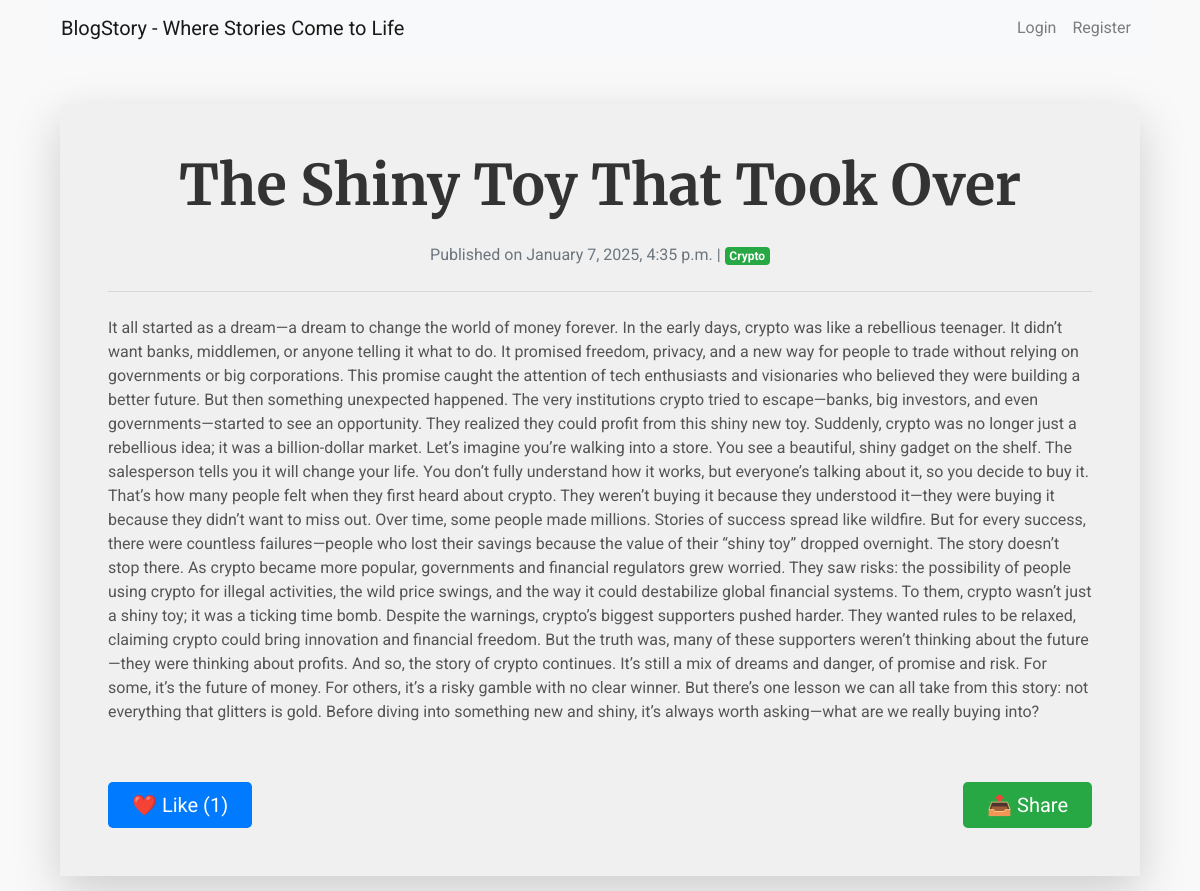
Page /blog/1/ on the committed database.
### blogs/models.py (models this page shows, shortened)
class BlogPost(models.Model):
    title = models.CharField(max_length=200)
    description = models.TextField()
    content = models.TextField()
    publish_date = models.DateTimeField(auto_now_add=True)
    category = models.ForeignKey(Category, on_delete=models.CASCADE)
    like_count = models.PositiveIntegerField(default=0)
    author = models.ForeignKey(User, on_delete=models.CASCADE)
    is_published = models.BooleanField(default=False)

class Category(models.Model):
    name = models.CharField(max_length=100)
    description = models.TextField(blank=True, null=True)
    def __str__(self):
        return self.name

### blogs/views.py (the view)
# urls.py: path('blog/<int:pk>/', views.blog_detail, name='blog_detail'),
def blog_detail(request, pk):
    blog = get_object_or_404(BlogPost, pk=pk)
    if blog.is_published or request.user.is_authenticated:
        context = {
            'blog': blog,
        }
        return render(request, 'blog_detail.html', context)
    else:
        return HttpResponseForbidden("You do not have permission to view this unpublished blog.")

### blogs/templates/blog_detail.html (shortened to what this page needs)
{% extends 'base.html' %}
{% block content %}
<div class="container mt-5">
    <div class="card shadow-lg border-0">
        <div class="card-body p-5">
            <h1 class="card-title display-4 text-center font-weight-bold mb-4">{{ blog.title }}</h1>
            <p class="text-center text-muted mb-4">
                Published on
                <span class="fw-bold">{{ blog.publish_date|date:"F j, Y, g:i a" }}</span> |
                <span class="badge bg-success text-white fs-6">{{ blog.category }}</span>
            </p>
            <hr class="my-4">
            <p class="card-text fs-5 lh-lg">{{ blog.content }}</p>
            <div class="mt-5 d-flex justify-content-between align-items-center">
                <div>
                    <form id="like-form" method="POST" action="{% url 'like_blog' blog.id %}">
                        <button type="submit" class="btn btn-primary btn-lg px-4">
                            ❤️ Like (<span id="like-count">{{ blog.like_count }}</span>)
                        </button>
                    </form>
                </div>
                <div>
                    <button id="share-button" class="btn btn-success btn-lg px-4" onclick="copyToClipboard('{{ request.build_absolute_uri }}')">
                        📤 Share
                    </button>
                </div>
            </div>
        </div>
    </div>
</div>
{% endblock %}

### static/css/style.css (style rules this page uses)
body { font-family: 'Arial', sans-serif; background-color: #f4f4f9; }
.card { margin-bottom: 15px; }
.card-title { font-size: 1.25rem; }
.card-text { font-size: 1rem; }
.btn { margin-top: 10px; }

### blogs/templates/blog_detail.html (style rules this page uses)
body { font-family: 'Roboto', sans-serif; background-color: #f9f9f9; }
.card-title { font-family: 'Merriweather', serif; color: #333; }
.card-text { color: #555; }
.btn-primary { background-color: #007bff; border: none; }
.btn-success { background-color: #28a745; border: none; }
.card-body { background-color: #f0f0f0; color: #333; }

### rows in the picture
BlogPost: title "The Shiny Toy That Took Over", publish_date "January 7, 2025, 4:35 p.m.", category "Crypto", content "It all started as a dream—a dream to change the world of money forever. In the early days, crypto was like a rebellious teenager. It didn’t want banks, middlemen, or anyone telling it what to do. It promised freedom, privacy, and a new way for people to trade without relying on governments or big corporations. This promise caught the attention of tech enthusiasts and visionaries who believed they were building a better future. But then something unexpected happened. The very institutions crypto tried to escape—banks, big investors, and even governments—started to see an opportunity. They realized they could profit from this shiny new toy. Suddenly, crypto was no longer just a rebellious…", like_count "1"
